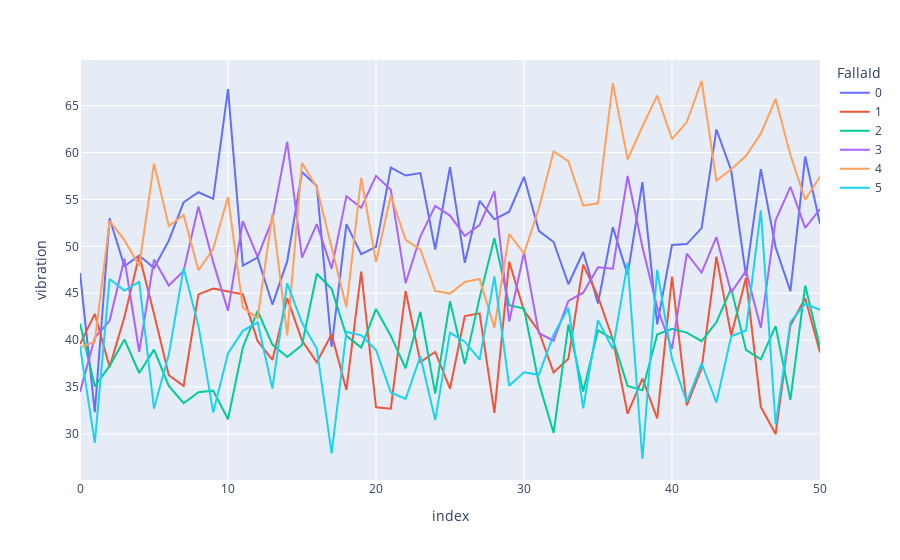

The cell this chart's notebook holds for it:
### Code cell
fig = px.line(telemetria_fallas_30_antes.query('FallaId <= 5'), x="index", y="vibration", color='FallaId')
fig.show()

### Figure 1 — Plotly figure (JSON) as saved in the notebook; plotly's stock layout.template omitted (floating-point values rounded to 4 significant figures)
{"data": [{"hovertemplate": "FallaId=0<br>index=%{x}<br>vibration=%{y}<extra></extra>", "legendgroup": "0", "line": {"color": "#636efa", "dash": "solid"}, "marker": {"symbol": "circle"}, "mode": "lines", "name": "0", "orientation": "v", "showlegend": true, "type": "scatter", "x": [0, 1, 2, 3, 4, 5, 6, 7, 8, 9, 10, 11, 12, 13, 14, 15, 16, 17, 18, 19, 20, 21, 22, 23, 24, 25, 26, 27, 28, 29, 30, 31, 32, 33, 34, 35, 36, 37, 38, 39, 40, 41, 42, 43, 44, 45, 46, 47, 48, 49, 50], "xaxis": "x", "y": [47.16, 32.32, 53.0, 47.88, 49.02, 47.7, 50.6, 54.7, 55.77, 55.06, 66.76, 47.95, 48.82, 43.79, 48.41, 57.93, 56.44, 39.27, 52.36, 49.15, 49.95, 58.39, 57.55, 57.81, 49.66, 58.46, 48.24, 54.85, 52.88, 53.7, 57.41, 51.65, 50.46, 45.95, 49.4, 43.92, 52.05, 46.95, 56.84, 41.67, 50.15, 50.24, 51.94, 62.46, 58.09, 46.85, 58.23, 49.89, 45.2, 59.58, 52.38], "yaxis": "y"}, {"hovertemplate": "FallaId=1<br>index=%{x}<br>vibration=%{y}<extra></extra>", "legendgroup": "1", "line": {"color": "#EF553B", "dash": "solid"}, "marker": {"symbol": "circle"}, "mode": "lines", "name": "1", "orientation": "v", "showlegend": true, "type": "scatter", "x": [0, 1, 2, 3, 4, 5, 6, 7, 8, 9, 10, 11, 12, 13, 14, 15, 16, 17, 18, 19, 20, 21, 22, 23, 24, 25, 26, 27, 28, 29, 30, 31, 32, 33, 34, 35, 36, 37, 38, 39, 40, 41, 42, 43, 44, 45, 46, 47, 48, 49, 50], "xaxis": "x", "y": [39.56, 42.8, 37.12, 42.46, 49.03, 42.82, 36.26, 35.12, 44.88, 45.49, 45.17, 44.88, 39.9, 37.88, 44.47, 39.95, 37.63, 40.62, 34.68, 47.31, 32.83, 32.69, 45.23, 37.64, 38.74, 34.81, 42.56, 42.85, 32.23, 48.36, 43.13, 40.95, 36.54, 38.0, 48.06, 44.64, 40.1, 32.15, 35.9, 31.65, 46.76, 33.03, 36.99, 48.9, 40.5, 46.65, 32.87, 29.98, 41.56, 44.46, 38.67], "yaxis": "y"}, {"hovertemplate": "FallaId=2<br>index=%{x}<br>vibration=%{y}<extra></extra>", "legendgroup": "2", "line": {"color": "#00cc96", "dash": "solid"}, "marker": {"symbol": "circle"}, "mode": "lines", "name": "2", "orientation": "v", "showlegend": true, "type": "scatter", "x": [0, 1, 2, 3, 4, 5, 6, 7, 8, 9, 10, 11, 12, 13, 14, 15, 16, 17, 18, 19, 20, 21, 22, 23, 24, 25, 26, 27, 28, 29, 30, 31, 32, 33, 34, 35, 36, 37, 38, 39, 40, 41, 42, 43, 44, 45, 46, 47, 48, 49, 50], "xaxis": "x", "y": [41.76, 35.07, 37.25, 40.07, 36.49, 38.98, 35.11, 33.27, 34.45, 34.61, 31.56, 39.22, 43.12, 39.52, 38.19, 39.47, 47.08, 45.47, 40.45, 39.2, 43.32, 40.44, 36.99, 43.01, 34.29, 44.13, 37.44, 44.53, 50.88, 43.71, 43.36, 35.43, 30.09, 41.66, 34.51, 41.04, 40.09, 35.1, 34.64, 40.59, 41.21, 40.8, 39.89, 41.9, 45.51, 38.95, 37.95, 41.49, 33.61, 45.81, 39.22], "yaxis": "y"}, {"hovertemplate": "FallaId=3<br>index=%{x}<br>vibration=%{y}<extra></extra>", "legendgroup": "3", "line": {"color": "#ab63fa", "dash": "solid"}, "marker": {"symbol": "circle"}, "mode": "lines", "name": "3", "orientation": "v", "showlegend": true, "type": "scatter", "x": [0, 1, 2, 3, 4, 5, 6, 7, 8, 9, 10, 11, 12, 13, 14, 15, 16, 17, 18, 19, 20, 21, 22, 23, 24, 25, 26, 27, 28, 29, 30, 31, 32, 33, 34, 35, 36, 37, 38, 39, 40, 41, 42, 43, 44, 45, 46, 47, 48, 49, 50], "xaxis": "x", "y": [34.45, 40.26, 42.07, 48.69, 38.75, 48.59, 45.81, 47.38, 54.24, 48.31, 43.12, 52.67, 48.89, 52.86, 61.15, 48.81, 52.36, 47.62, 55.35, 54.12, 57.51, 56.04, 46.07, 51.06, 54.3, 53.28, 51.11, 52.29, 55.88, 41.98, 49.35, 40.75, 39.93, 44.17, 45.05, 47.76, 47.61, 57.5, 49.94, 43.47, 39.07, 49.22, 47.2, 50.99, 45.07, 47.38, 41.31, 52.78, 56.35, 51.97, 53.96], "yaxis": "y"}, {"hovertemplate": "FallaId=4<br>index=%{x}<br>vibration=%{y}<extra></extra>", "legendgroup": "4", "line": {"color": "#FFA15A", "dash": "solid"}, "marker": {"symbol": "circle"}, "mode": "lines", "name": "4", "orientation": "v", "showlegend": true, "type": "scatter", "x": [0, 1, 2, 3, 4, 5, 6, 7, 8, 9, 10, 11, 12, 13, 14, 15, 16, 17, 18, 19, 20, 21, 22, 23, 24, 25, 26, 27, 28, 29, 30, 31, 32, 33, 34, 35, 36, 37, 38, 39, 40, 41, 42, 43, 44, 45, 46, 47, 48, 49, 50], "xaxis": "x", "y": [39.24, 39.81, 52.72, 50.66, 47.92, 58.83, 52.17, 53.36, 47.44, 49.73, 55.25, 43.48, 42.35, 53.45, 40.51, 58.89, 56.28, 50.04, 43.49, 57.33, 48.32, 55.42, 50.69, 49.66, 45.24, 44.96, 46.19, 46.51, 41.31, 51.32, 49.23, 54.03, 60.12, 59.07, 54.33, 54.59, 67.41, 59.27, 62.78, 66.07, 61.43, 63.25, 67.63, 56.99, 58.22, 59.65, 62.02, 65.72, 59.74, 54.97, 57.45], "yaxis": "y"}, {"hovertemplate": "FallaId=5<br>index=%{x}<br>vibration=%{y}<extra></extra>", "legendgroup": "5", "line": {"color": "#19d3f3", "dash": "solid"}, "marker": {"symbol": "circle"}, "mode": "lines", "name": "5", "orientation": "v", "showlegend": true, "type": "scatter", "x": [0, 1, 2, 3, 4, 5, 6, 7, 8, 9, 10, 11, 12, 13, 14, 15, 16, 17, 18, 19, 20, 21, 22, 23, 24, 25, 26, 27, 28, 29, 30, 31, 32, 33, 34, 35, 36, 37, 38, 39, 40, 41, 42, 43, 44, 45, 46, 47, 48, 49, 50], "xaxis": "x", "y": [39.34, 29.04, 46.52, 45.27, 46.21, 32.69, 38.45, 47.65, 41.54, 32.29, 38.58, 40.98, 41.89, 34.83, 46.05, 41.84, 39.06, 27.92, 40.88, 40.51, 38.94, 34.42, 33.73, 38.28, 31.48, 40.8, 39.83, 37.9, 46.78, 35.12, 36.56, 36.29, 40.58, 43.43, 32.71, 42.13, 39.04, 48.24, 27.32, 47.48, 37.99, 33.39, 37.5, 33.34, 40.41, 41.03, 53.83, 31.02, 41.91, 43.87, 43.21], "yaxis": "y"}], "layout": {"legend": {"title": {"text": "FallaId"}, "tracegroupgap": 0}, "margin": {"t": 60}, "xaxis": {"anchor": "y", "domain": [0, 1], "title": {"text": "index"}}, "yaxis": {"anchor": "x", "domain": [0, 1], "title": {"text": "vibration"}}}}
